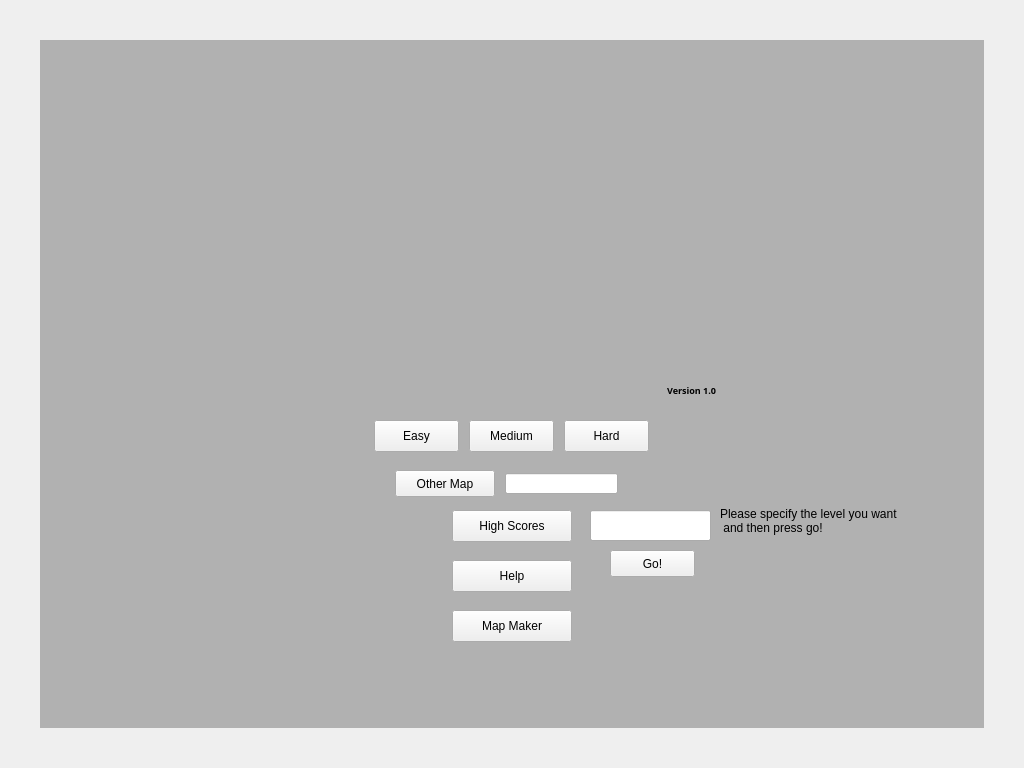
<?xml version="1.0" encoding="UTF-8"?>
<ui version="4.0">
 <class>TitleScreen</class>
 <widget class="QWidget" name="TitleScreen">
  <property name="geometry">
   <rect>
    <x>0</x>
    <y>0</y>
    <width>1024</width>
    <height>768</height>
   </rect>
  </property>
  <property name="windowTitle">
   <string>Form</string>
  </property>
  <widget class="QLabel" name="lblTitle">
   <property name="geometry">
    <rect>
     <x>280</x>
     <y>270</y>
     <width>450</width>
     <height>120</height>
    </rect>
   </property>
   <property name="text">
    <string/>
   </property>
   <property name="pixmap">
    <pixmap resource="resources.qrc">:/images/P&amp;Plogo_composite.png</pixmap>
   </property>
   <property name="scaledContents">
    <bool>true</bool>
   </property>
  </widget>
  <widget class="QPushButton" name="btnEasy">
   <property name="geometry">
    <rect>
     <x>374</x>
     <y>420</y>
     <width>85</width>
     <height>32</height>
    </rect>
   </property>
   <property name="text">
    <string>Easy</string>
   </property>
  </widget>
  <widget class="QLabel" name="lblBackground">
   <property name="geometry">
    <rect>
     <x>40</x>
     <y>40</y>
     <width>944</width>
     <height>688</height>
    </rect>
   </property>
   <property name="styleSheet">
    <string notr="true">background-color: rgb(177, 177, 177);</string>
   </property>
   <property name="text">
    <string/>
   </property>
  </widget>
  <widget class="QPushButton" name="lblHighScores">
   <property name="geometry">
    <rect>
     <x>452</x>
     <y>510</y>
     <width>120</width>
     <height>32</height>
    </rect>
   </property>
   <property name="text">
    <string>High Scores</string>
   </property>
  </widget>
  <widget class="QPushButton" name="btnMapMaker">
   <property name="geometry">
    <rect>
     <x>452</x>
     <y>610</y>
     <width>120</width>
     <height>32</height>
    </rect>
   </property>
   <property name="text">
    <string>Map Maker</string>
   </property>
  </widget>
  <widget class="QPushButton" name="btnMedium">
   <property name="geometry">
    <rect>
     <x>469</x>
     <y>420</y>
     <width>85</width>
     <height>32</height>
    </rect>
   </property>
   <property name="text">
    <string>Medium</string>
   </property>
  </widget>
  <widget class="QPushButton" name="btnOtherMap">
   <property name="geometry">
    <rect>
     <x>395</x>
     <y>470</y>
     <width>100</width>
     <height>27</height>
    </rect>
   </property>
   <property name="text">
    <string>Other Map</string>
   </property>
  </widget>
  <widget class="QLineEdit" name="leOtherMap">
   <property name="geometry">
    <rect>
     <x>505</x>
     <y>473</y>
     <width>113</width>
     <height>21</height>
    </rect>
   </property>
  </widget>
  <widget class="QPushButton" name="btnHard">
   <property name="geometry">
    <rect>
     <x>564</x>
     <y>420</y>
     <width>85</width>
     <height>32</height>
    </rect>
   </property>
   <property name="text">
    <string>Hard</string>
   </property>
  </widget>
  <widget class="QPushButton" name="btnHelp">
   <property name="geometry">
    <rect>
     <x>452</x>
     <y>560</y>
     <width>120</width>
     <height>32</height>
    </rect>
   </property>
   <property name="text">
    <string>Help</string>
   </property>
  </widget>
  <widget class="QLineEdit" name="leInitialHighScore">
   <property name="geometry">
    <rect>
     <x>590</x>
     <y>510</y>
     <width>121</width>
     <height>31</height>
    </rect>
   </property>
  </widget>
  <widget class="QLabel" name="lblHighScorePrompt">
   <property name="geometry">
    <rect>
     <x>720</x>
     <y>500</y>
     <width>261</width>
     <height>41</height>
    </rect>
   </property>
   <property name="text">
    <string>Please specify the level you want 
 and then press go!</string>
   </property>
  </widget>
  <widget class="QPushButton" name="btnGo">
   <property name="geometry">
    <rect>
     <x>610</x>
     <y>550</y>
     <width>85</width>
     <height>27</height>
    </rect>
   </property>
   <property name="text">
    <string>Go!</string>
   </property>
  </widget>
  <widget class="QLabel" name="lblVersion">
   <property name="geometry">
    <rect>
     <x>635</x>
     <y>380</y>
     <width>81</width>
     <height>20</height>
    </rect>
   </property>
   <property name="font">
    <font>
     <family>Sawasdee</family>
     <pointsize>7</pointsize>
     <weight>75</weight>
     <italic>false</italic>
     <bold>true</bold>
    </font>
   </property>
   <property name="text">
    <string>Version 1.0</string>
   </property>
   <property name="alignment">
    <set>Qt::AlignRight|Qt::AlignTrailing|Qt::AlignVCenter</set>
   </property>
  </widget>
  <zorder>lblBackground</zorder>
  <zorder>lblTitle</zorder>
  <zorder>btnEasy</zorder>
  <zorder>lblHighScores</zorder>
  <zorder>btnMapMaker</zorder>
  <zorder>btnMedium</zorder>
  <zorder>btnOtherMap</zorder>
  <zorder>leOtherMap</zorder>
  <zorder>btnHard</zorder>
  <zorder>leInitialHighScore</zorder>
  <zorder>lblHighScorePrompt</zorder>
  <zorder>btnGo</zorder>
  <zorder>btnHelp</zorder>
  <zorder>lblVersion</zorder>
 </widget>
 <resources>
  <include location="resources.qrc"/>
 </resources>
 <connections/>
</ui>
